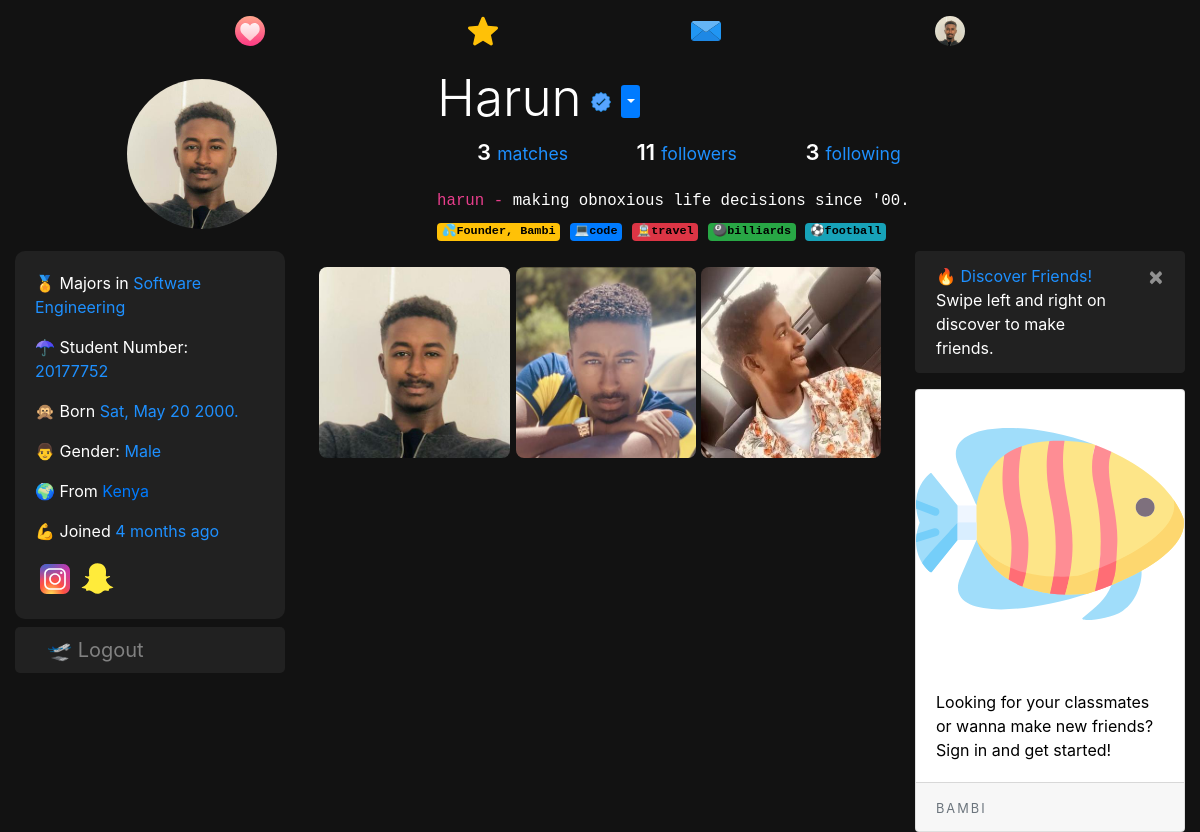
/harun (signed in), run on an earlier commit of the app's database.
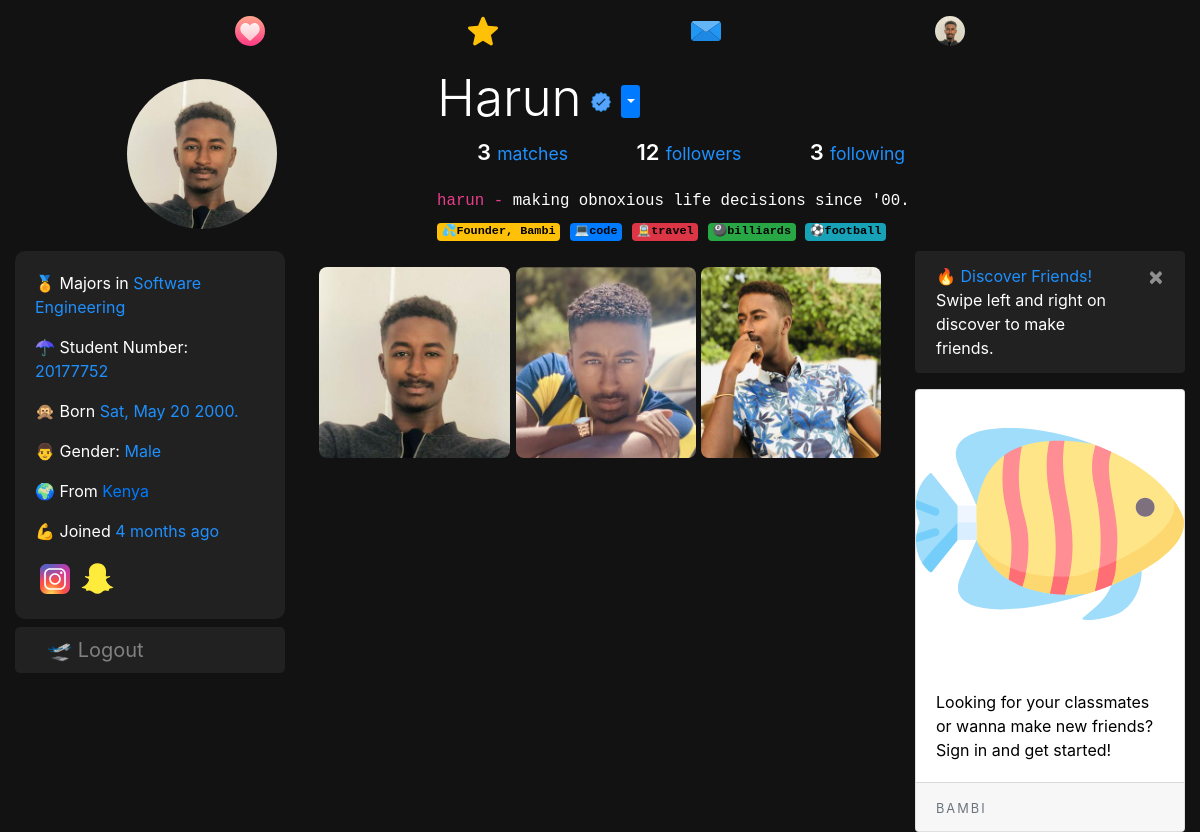
And on a later commit of the database.
### dating/models.py (models this page shows, shortened)
class User(db.Model, UserMixin):
	id = db.Column(db.Integer, primary_key=True)
	username = db.Column(db.String(20), unique=True, nullable=False)
	email = db.Column(db.String(120), unique=True, nullable=True)
	dp = db.Column(db.String(20), nullable=False, default='default.jpg')
	dp2 = db.Column(db.String(20), nullable=False, default='flip.png')
	dp3 = db.Column(db.String(20), nullable=False, default='plane.png')
	password = db.Column(db.String(60), nullable=False)
	last_seen = db.Column(db.DateTime, default=datetime.utcnow)
	date_joined = db.Column(db.DateTime, nullable=False, default=datetime.utcnow)
	department = db.Column(db.String(20), nullable=False)
	student_number = db.Column(db.Integer(), unique=True, nullable=True)
	age = db.Column(db.DateTime, nullable=False)
	gender = db.Column(db.String(20), nullable=False)
	country = db.Column(db.String(20), default="Cyprus", nullable=True)
	bio = db.Column(db.String(120), nullable=True)
	private = db.Column(db.Boolean, default=False, nullable=False)
	snapchat = db.Column(db.String(20), default="snapchat", nullable=True)
	instagram = db.Column(db.String(20), default="instagram", nullable=True)
	followed = db.relationship(
		'User', secondary=followers,
		primaryjoin=(followers.c.follower_id == id),
		secondaryjoin=(followers.c.followed_id == id),
		backref=db.backref('followers', lazy='dynamic'), lazy='dynamic')
	messages_sent = db.relationship('Message',
									foreign_keys='Message.sender_id',
									backref='author', lazy='dynamic')
	messages_received = db.relationship('Message',
										foreign_keys='Message.recipient_id',
										backref='recipient', lazy='dynamic')
	last_message_read_time = db.Column(db.DateTime)
	def birthday(self):
		if self.age.month == datetime.today().month:
			if self.age.day == datetime.today().day:
				return True
	def is_following(self, user):
		return self.followed.filter(followers.c.followed_id == user.id).count() > 0
	def new_messages(self):
		last_read_time = self.last_message_read_time or datetime(1900, 1, 1)
		return Message.query.filter_by(recipient=self).filter(
			Message.timestamp > last_read_time).count()

### dating/routes.py (the view)
@app.route("/<string:username>", methods=['GET', 'POST'])
@login_required
def user_posts(username):
	username = username.lower()
	if current_user.is_authenticated:
		form = UpdateAccountForm()
		if form.validate_on_submit():
			if form.picture.data:
				pic = profile_img(form.picture.data)
				current_user.dp = pic
			if form.picture2.data:
				pic2 = profile_img(form.picture2.data)
				current_user.dp2 = pic2
			if form.picture3.data:
				pic3 = profile_img(form.picture3.data)
				current_user.dp3 = pic3
			current_user.username = form.username.data.lower()
			if form.email.data:
				current_user.email = form.email.data
			current_user.snapchat = form.snapchat.data
			current_user.instagram = form.instagram.data
			current_user.department = form.department.data
			if form.student_number.data:
				current_user.student_number = form.student_number.data
			current_user.country = form.country.data
			current_user.age = form.age.data
			current_user.bio = form.bio.data
			current_user.private = form.private.data
			db.session.commit()
			flash('Your Account has been updated', 'success')
			return redirect(url_for('user_posts', username=current_user.username))
		elif request.method == 'GET':
			form.username.data = current_user.username
			form.email.data = current_user.email
			form.snapchat.data = current_user.snapchat
			form.instagram.data = current_user.instagram
			form.department.data = current_user.department
			form.student_number.data = current_user.student_number
			form.country.data = current_user.country
			form.age.data = current_user.age
			form.bio.data = current_user.bio
			form.private.data = current_user.private
		dp = url_for('static', filename='profile_pics/' + current_user.dp)
		user = User.query.filter_by(username=username).first_or_404()
		users = User.query.all()
		mutual = 0
		for person in user.followers:
			if user.is_following(person):
				mutual += 1
		return render_template('user_posts.html', user=user, users=users, mutual=mutual, title=user.username.title(), dp=dp, form=form)
	user = User.query.filter_by(username=username).first_or_404()
	return render_template('user_posts.html', user=user, title=user.username.title())

### dating/models.py (called while the page is built)
@login_manager.user_loader
def load_user(user_id):
	return User.query.get(int(user_id))

### dating/routes.py (called while the page is built)
@app.before_request
def before_request():
	if current_user.is_authenticated:
		current_user.last_seen = datetime.utcnow()
		db.session.commit()

### dating/templates/user_posts.html (shortened to what the changed rows need)
{% extends "layout.html" %}
{% block content %}
<div class="container-fluid">
  <section style="padding-top: 5px;">
    <div class="profile">
      <div class="profile-image">
        <img src="{{ url_for('static', filename='profile_pics/' + user.dp) }}" alt="" class="profile-thumbnail" style="width:150px;height:150px;">
      </div>
      <div class="profile-user-settings" style="display:flex;">
        <h2 class="profile-user-name">{{user.username.title()}}
          {% if user.username in ["harun" , "bambi"] %}
          <img src="{{ url_for('static', filename='resources/' + 'verified.svg') }}" style="width:20px;height:20px;margin-left: -5px;" title="Verified">
          {% endif %}
        </h2>
        {% if current_user.is_authenticated %}
        <div class="dropdown" style="margin:auto 10px;">
              <button class="btn  btn-sm btn-primary dropdown-toggle" type="button" id="dropdownMenuButton" data-toggle="dropdown" aria-haspopup="true" aria-expanded="false" style="padding-left:2px;">
              </button>
          </div>
          {% endif %}
      </div>
      <div class="profile-stats">
        <ul>
          <li style="font-size: 22px;" {% if user == current_user %} data-toggle="modal" data-target="#followers" {% endif %}><span class="profile-stat-count">{{ user.followers.count() }}</span> <small>followers</small></li>
        </ul>
      </div>
      <div class="profile-bio">
        <p class="mb-2" style="font-size:18px;">
            <code>{{user.username}} - </code>
            {% if user.bio %}
            <code style="color:#fff;">{{user.bio}}</code>
            {% else %}
            <code style="color:#fff;">hey there, lets be friends 🤗</code>
            {%endif%}
            <br>
            {% if user.username == 'harun' %}
              <code>
              <a class="badge badge-warning" style="color:#000;">💦Founder, Bambi</a>
              <a class="badge badge-primary" style="color:#000;">💻code</a>
              <a class="badge badge-danger" style="color:#000;">🚊travel</a>
              <a class="badge badge-success" style="color:#000;">🎱billiards</a>
              <a class="badge badge-info" style="color:#000;">⚽football</a>
              </code>
            {% endif %}
        </p>
      </div>
    </div>
</section>
  <div class="row">
    <div class="col-lg-3">
    <div class="about mb-2" style="color:#fff;background:#212121;border-radius:10px;">
    <div class="card-body">
      <p> 🏅 Majors in <span>{{user.department}}</span></p>
      {% if user.student_number %}
      <p> ☂ Student Number: <span>{{user.student_number}}</span></p>
      {% endif %}
      <p> 🙊 Born
        <span>
          {% if current_user.is_authenticated %}
            {{user.age.strftime('%a, %b %d %Y.')}}
          {% else %}
            {{user.age.strftime(' %b %d. ')}}
          {% endif %}
        </span></p>
      <p> {% if user.gender == 'male' %} 👨 {% else %}👩 {% endif %} Gender: <span>{{user.gender.title()}}</span></p>
      {% if user.country %}
      <p> 🌍 From <a href="https://www.google.com/maps?q={{user.country.title()}}" target="_blank">
      {{user.country.title()}}</a></p>
      {% endif %}
      <p> 💪 Joined <span>{{ moment(user.date_joined).fromNow() }}</span></p>
    </div>
  </div>
</div>
    <div class="col-lg-6">
      <div class="row mt-3 ml-1 mr-1">
        <img src="{{ url_for('static', filename='profile_pics/' + user.dp) }}" alt="dp" class="profile-thumbnail" style="width:34%;max-height:400px;margin-right:1%;border-radius:8px;">
        <img src="{{ url_for('static', filename='profile_pics/' + user.dp2) }}" alt="dp2" class="profile-thumbnail" style="width:32%;max-height:400px;margin-right:1%;border-radius:8px;">
        <img src="{{ url_for('static', filename='profile_pics/' + user.dp3) }}" alt="dp3" class="profile-thumbnail" style="width:32%;max-height:400px;border-radius:8px;">
      </div>
</div>
      </div>
{% endblock content %}

### dating/templates/layout.html (shortened to what this page needs)
<!doctype html>
<html lang="en">
  <head>
    <link rel="stylesheet" href="https://stackpath.bootstrapcdn.com/bootstrap/4.3.1/css/bootstrap.min.css">
    <link rel="stylesheet" type="text/css" href="{{ url_for('static', filename='main.css') }}">
  </head>
  <body>
<nav class="navbar navbar-expand-md navbar-dark sticky-top justify-content-center d-none d-lg-block">
   <ul class="nav">
    <li {% if '/home' == request.path %}  class="active" {% endif %}>
      <a href="{{url_for('home')}}"><img src="{{ url_for('static', filename='resources/' + 'swipe.svg') }}" style="width:30px;height:30px;"></a>
    </li>
    <li {% if '/discover' == request.path %}  class="active" {% endif %}>
      <a href="{{url_for('discover')}}"><img src="{{ url_for('static', filename='resources/' + 'like.svg') }}" style="width:30px;height:30px;"></a>
    </li>
    <li {% if '/messages' == request.path %}  class="active" {% endif %}>
      <a href="{{url_for('messages')}}">
        <img src="{{ url_for('static', filename='resources/' + 'message.svg') }}" style="width:30px;height:30px;">
      </a>
    </li>
    <li>
      <a href="{{url_for('user_posts', username=current_user.username)}}">
        {% if current_user.is_authenticated %}
          <img src="{{ url_for('static', filename='profile_pics/' + current_user.dp) }}" style="width:30px;height:30px;border-radius:50%">
        {% else %}
        <img src="https://www.flaticon.com/premium-icon/icons/svg/3133/3133799.svg" style="width:30px;height:30px;">
        {% endif %}
      </a>
    </li>
</ul>
</nav>
  {% block content %} {% endblock %}
  </body>
</html>

What changed in the data, as far as the page shows it:
changed User "Harun": dp3: a different picture
Also different on the page:
{{ user.followers.count() }}: "11" → "12"
